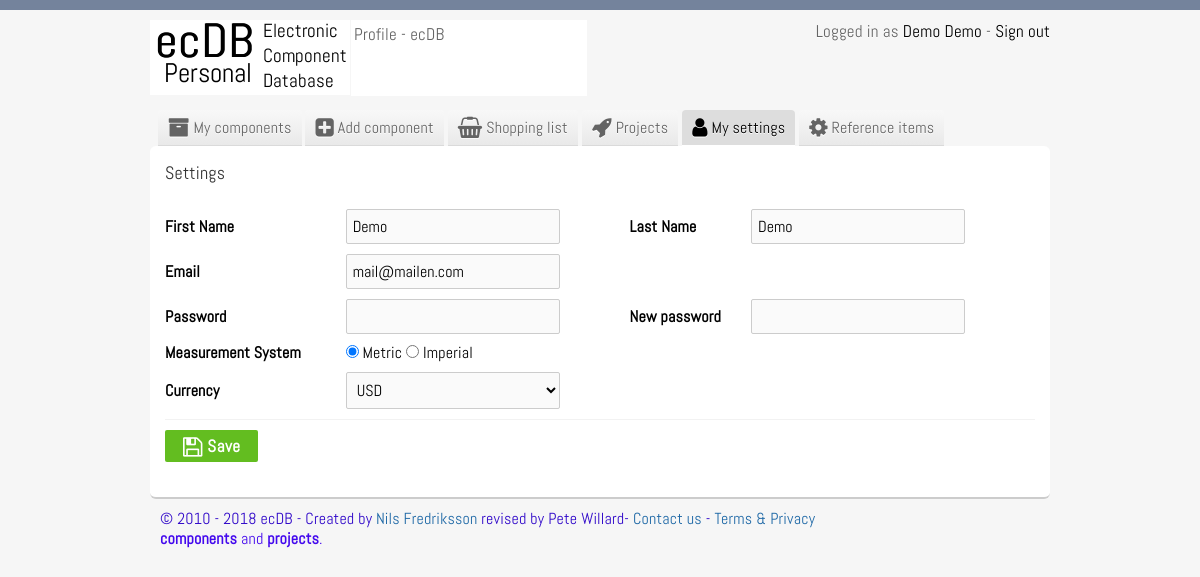
Page /my.php (signed in) on the committed database.
### tables this page shows
CREATE TABLE IF NOT EXISTS `members` (
`member_id` int(11) NOT NULL,
  `firstname` varchar(32) NOT NULL,
  `lastname` varchar(32) NOT NULL,
  `login` varchar(32) NOT NULL,
  `mail` varchar(32) NOT NULL,
  `passwd` varchar(32) NOT NULL,
  `admin` int(11) NOT NULL DEFAULT '0',
  `measurement` int(11) NOT NULL DEFAULT '1',
  `currency` varchar(3) NOT NULL DEFAULT 'USD',
  `reg_date` timestamp NOT NULL DEFAULT CURRENT_TIMESTAMP
);

### HTML/my.php (the view, shortened to what this page needs)
<?php
	$owner 	= 	$_SESSION['SESS_MEMBER_ID'];
	$GetDataComponent = mysqli_query($connection,"SELECT * FROM members WHERE member_id = ".$owner."");
	$executesql = mysqli_fetch_assoc($GetDataComponent);
?>
<?php
 $pageTitle = 'Profile - ecDB';
 include("include/head.php")
 ?>
	<body>
		<div id="wrapper">
				<?php include 'include/header.php'; ?>
				<?php include 'include/menu.php'; ?>
			<div id="content">
				<h1>Settings</h1>
				<?php
					include('include/include_my_settings.php');
				?>
				<form class="globalForms noPadding" action="" method="post">
					<table class="globalTables leftAlign noHover" cellpadding="0" cellspacing="0">
						<tbody>
							<tr>
								<td class="boldText">
									First Name
								</td>
								<td>
									<input name="firstname" type="text" class="medium" value="<?php if(isset($_POST['submit'])) { echo $_POST['firstname']; } else { echo $executesql['firstname']; } ?>" />
								</td>
								<td class="boldText">
									Last Name
								</td>
								<td>
									<input name="lastname" type="text" class="medium" value="<?php if(isset($_POST['submit'])) { echo $_POST['lastname']; } else { echo $executesql['lastname']; } ?>" />
								</td>
							</tr>
							<tr>
								<td class="boldText">
									Email
								</td>
								<td>
									<input name="mail" class="medium" type="text" value="<?php if(isset($_POST['submit'])) { echo $_POST['mail']; } else { echo $executesql['mail']; } ?>" />
								</td>
							</tr>
							<tr>
								<td class="boldText">
									Password
								</td>
								<td>
									<input name="oldpass" class="medium" type="password" value="" />
								</td>
								<td class="boldText">
									New password
								</td>
								<td>
									<input name="newpass" class="medium" type="password" value="" onpaste="return false;" />
								</td>
							</tr>
							<tr>
								<td class="boldText">
									Measurement System
								</td>
								<td>
									<?php
										if(!isset($_POST['submit']) && $executesql['measurement'] == 1) {
											echo '<input type="radio" name="measurement" value="1" checked="checked" /> Metric ';
											echo '<input type="radio" name="measurement" value="0" /> Imperial';
										}
									?>
								</td>
							</tr>
							<tr>
								<td class="boldText">
									Currency
								</td>
								<td>
									<select name="currency">
										<option value="USD"
										<?php
											if(!isset($_POST['submit']) && $executesql['currency'] == 'USD') {
												echo 'selected';
											}
											if(isset($_POST['submit']) && $_POST['currency'] == 'USD') {
												echo 'selected';
											}
										?>
										>USD</option>
									</select>
								</td>
							</tr>
						</tbody>
					</table>
					<div class="buttons">
						<div class="input">
							<button class="button green" name="submit" type="submit"><span class="fa fa-save fa-lg"></span> Save</button>
						</div>
					</div>
				</form>
			</div>
				<?php include 'include/footer.php'; ?>
		</div>
	</body>
</html>

### HTML/include/header.php (shortened to what this page needs)
<div id="header">
	<div>
		<a href="index.php"><img src="img/logo.png" alt="ECDB" style="width:200px;height:75px;"></a>
	</div>
	<span class="userInfo">
		Logged in as <a href="my.php">
		<?php
			$owner = $_SESSION['SESS_MEMBER_ID'];
			$GetName = mysqli_query($connection,"SELECT firstname, lastname FROM members WHERE member_id = ".$owner."");
			$headername = mysqli_fetch_assoc($GetName);
			if(isset($_POST['submit']) && $_SERVER["REQUEST_URI"] == 'my.php') { echo $_POST['firstname']; } else { echo $headername['firstname']; }
			if(isset($_POST['submit']) && $_SERVER["REQUEST_URI"] == 'my.php') { echo $_POST['lastname']; } else { echo $headername['lastname']; }
		?>
		</a> - <a href="logout.php"> Sign out</a>
	</span>
	<?php
	if ($pageTitle == "Home - ecDB" ||
		$pageTitle == "Category - ecDB" ||
		$pageTitle == "View component - ecDB" ||
		$pageTitle == "Search - ecDB" )
	{
		echo '<div class="searchContent">';
		echo 'Search <span class="fa fa-search"></span>';
		echo '<form class="search" action="search.php" method="get">';
		echo '	<input type="text" name="q" autofocus/>';
		echo '</form>';
		echo '</div>';
	} else {
		echo '<div class="searchContent">';
		echo $pageTitle;
		echo '</div>';
	}
?>
</div>

### HTML/css/style.css (style rules this page uses)
body { color: #000; margin: 0; letter-spacing: 0.2px; padding: 0; border-top: 10px solid #74839C; background-color: #f6f6f6; font: normal 16px "Abel", arial, sans-serif; }
form textarea, form input, form select { border-radius: 2px; -moz-border-radius: 2px; -webkit-border-radius: 2px; padding: 6px; font: normal 16px "Abel", arial, sans-serif; border: 1px solid #ccc; border-bottom: 1px solid #ccc; resize: none; background-color: #fafafa; }
form input.medium { width: 200px; }
.globalForms select { width: 214px; }
.globalForms div.buttons { margin: 0 0 0 153px; }
.globalForms.noPadding div.buttons { margin: 5px 0 0 0; padding: 10px 0 0 0; border-top: 1px solid #f2f2f2; }
button.button { color: #000; cursor: pointer; font: bold 12px "Abel", arial, sans-serif; line-height: 20px; font-size: 17px; letter-spacing: .5px; border: 0; background-color: #e2e2e2; padding: 6px 18px; border-radius: 2px; -moz-border-radius: 2px; -webkit-border-radius: 2px; }
.green.button { background-color: #63bd20; color: #fff; }
table.globalTables { width: 100%; position: relative; }
table.globalTables tbody tr td { text-align: center; padding: 5px 0; line-height: 18px; }
table.globalTables tbody tr td:nth-child(2) { text-align: left; }
table.globalTables.leftAlign tbody tr td { text-align: left; }
div#header { width: 900px; margin: 0 auto 15px auto; height: 75px; position: relative; }
div#header span.userInfo { color: #666; font-size: 17px; text-shadow: 0 1px 0 #fff; position: absolute; top: 0px; right: 0; }
div#header span.userInfo a { color: #000; text-decoration: none; }
div#header div.searchContent { position: absolute; font-size: 17px; top: 0px; left: 201px; height: 70px; color: #666; padding: 3px; width: 230px; background-color: #fff; }
* { margin: 0; padding: 0; }
a { color: #1e68a6; text-decoration: none; }
h1 { font-size: 18px; color: #333; font-weight: normal; padding: 0 0 20px 0; }
div#wrapper { padding: 10px; width: 900px; margin: auto; }
div#content { background-color: #fff; position: relative; border-radius: 6px; -moz-border-radius: 6px; -webkit-border-radius: 6px; border-bottom: 2px solid #ccc; width: 870px; margin: 0 auto 0 auto; padding: 15px 15px 35px 15px; }
.boldText { font-weight: bold; }

### rows in the picture
members: firstname "Demo", lastname "Demo", mail "mail@mailen.com", currency "USD"

### other values in the picture
$pageTitle "Profile - ecDB"
